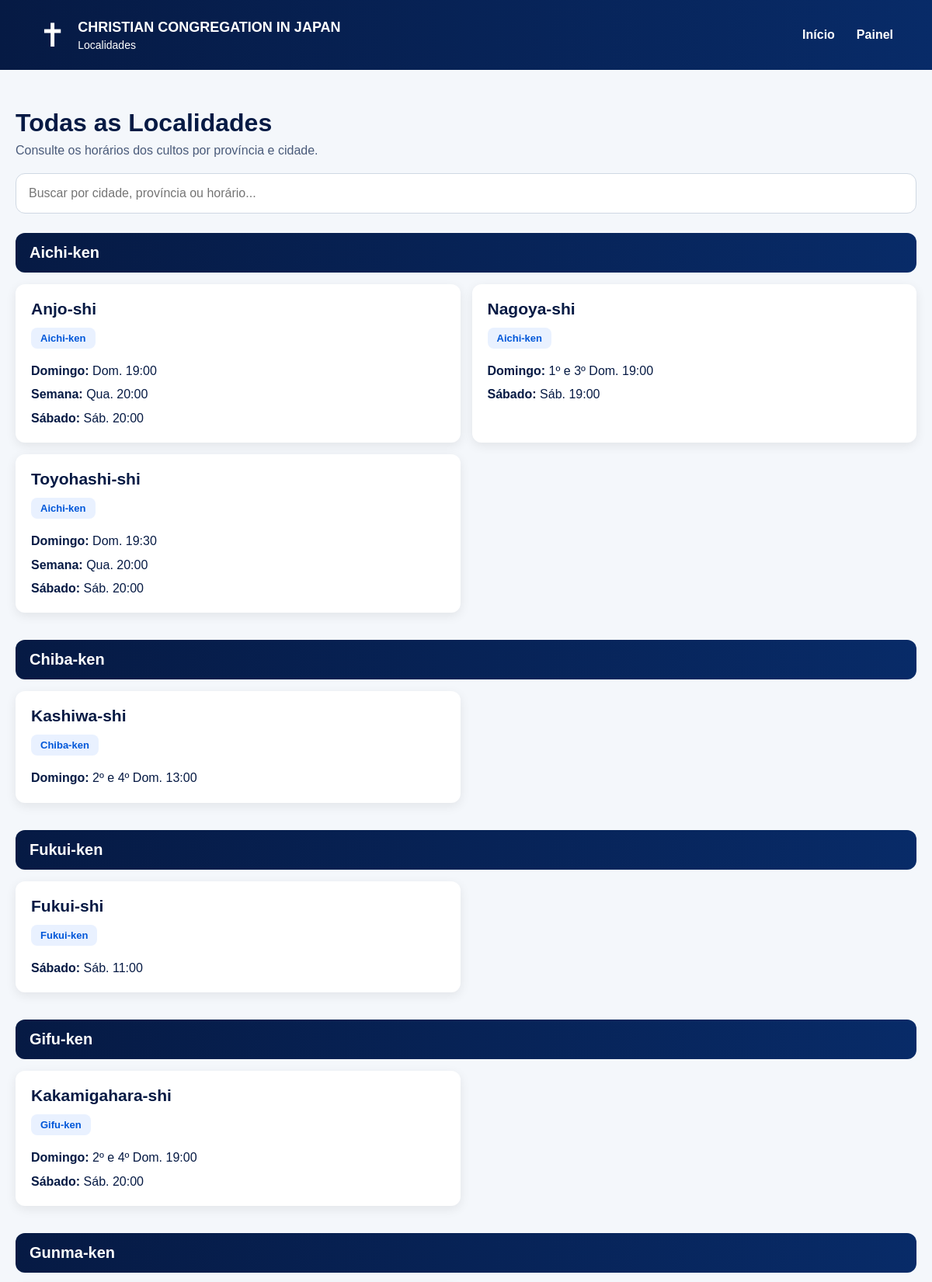
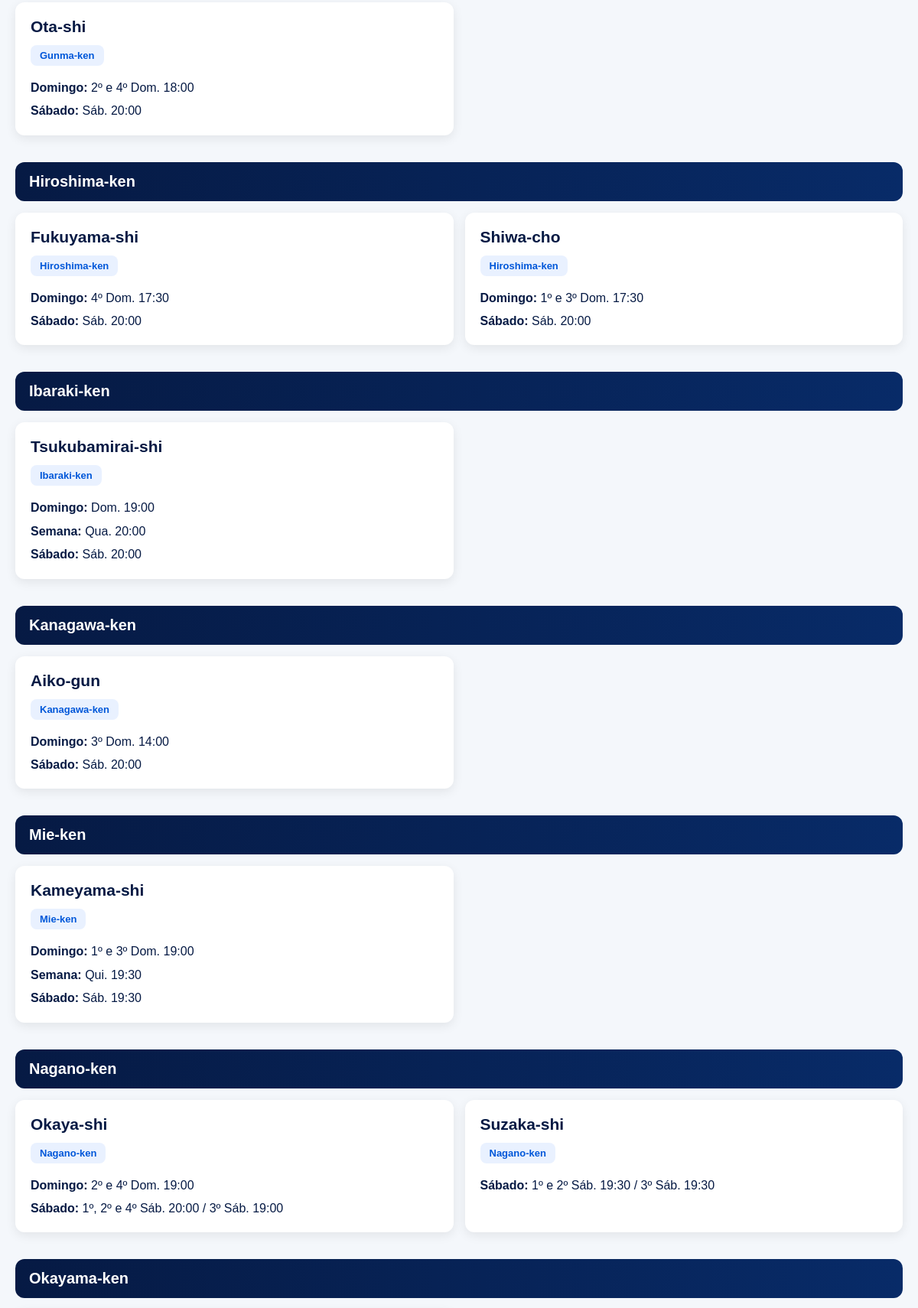
Page /localidades (upper part) on the committed database (2 pictures, top to bottom).
### tables this page shows
CREATE TABLE igrejas (
            id INTEGER PRIMARY KEY AUTOINCREMENT,
            estado TEXT NOT NULL,
            cidade TEXT NOT NULL,
            slug TEXT NOT NULL UNIQUE,
            culto_domingo TEXT,
            culto_semana TEXT,
            culto_sabado TEXT,
            rjm TEXT,
            endereco TEXT,
            cooperador TEXT,
            jovens TEXT
        , latitude TEXT, longitude TEXT);

### app.py (the view)
@app.route("/localidades")
def localidades():
    conn = conectar()
    igrejas = conn.execute("""
        SELECT *
        FROM igrejas
        ORDER BY estado, cidade
    """).fetchall()
    conn.close()
    igrejas = preparar_igrejas(igrejas)
    return render_template(
        "localidades.html",
        igrejas=igrejas
    )

### app.py (called while the page is built, shortened)
def conectar():
    conn = sqlite3.connect("avisos.db")
    conn.row_factory = sqlite3.Row
    return conn

def endereco_disponivel(endereco):
    return endereco and endereco.strip().lower() != "consultar o ministério"

def coordenadas_disponiveis(igreja):
    return igreja["latitude"] and igreja["longitude"]

def endereco_tem_municipio(endereco):
    return bool(re.search(r"\b[\wŌŪōū-]+-(shi|cho|chō|machi|gun)\b", endereco, re.IGNORECASE))

def montar_consulta_mapa(igreja, endereco):
    partes = [endereco.strip()]
    cidade = igreja["cidade"]
    estado = igreja["estado"]
    if cidade and cidade not in endereco and not endereco_tem_municipio(endereco):
        partes.append(cidade)
    if estado and estado not in endereco:
        partes.append(estado)
    partes.append("Japan")
    return ", ".join(partes)

def montar_links_mapa(igreja):
    endereco = igreja["endereco"]
    tem_coordenadas = coordenadas_disponiveis(igreja)
    if not tem_coordenadas and not endereco_disponivel(endereco):
        return []
    enderecos = [
        parte.strip()
        for parte in (endereco or "").split(" / ")
        if parte.strip()
    ]
    links = []
    for indice, endereco_item in enumerate(enderecos, start=1):
        consulta = montar_consulta_mapa(igreja, endereco_item)
        consulta_url = quote_plus(consulta)
        rotulo = "Endereço" if len(enderecos) == 1 else f"Local {indice}"
        links.append({
            "rotulo": rotulo,
            "consulta": consulta,
            "google": f"https://www.google.com/maps/dir/?api=1&destination={consulta_url}",
            "apple": f"https://maps.apple.com/?q={consulta_url}"
        })
    return links

def preparar_igreja(igreja):
    dados = dict(igreja)
    dados["mapa_links"] = montar_links_mapa(igreja)
    return dados

def preparar_igrejas(igrejas):
    return [preparar_igreja(igreja) for igreja in igrejas]

### templates/localidades.html (shortened to what this page needs)
<!DOCTYPE html>
<html lang="pt-br">
<head>
    <link rel="stylesheet"
          href="{{ url_for('static', filename='css/style.css') }}">
</head>
<body>
<header class="topo">
    <div class="logo">
        <div class="icone">✝</div>
        <div>
            <h1>CHRISTIAN CONGREGATION IN JAPAN</h1>
            <p>Localidades</p>
        </div>
    </div>
    <nav>
        <a href="{{ url_for('index') }}">Início</a>
        <a href="{{ url_for('admin') }}">Painel</a>
    </nav>
</header>
<main class="conteudo-localidades">
    <div class="cabecalho-localidades">
        <h1>Todas as Localidades</h1>
        <p>Consulte os horários dos cultos por província e cidade.</p>
    </div>
    <div class="busca-localidade">
        <input
            type="text"
            id="campoBusca"
            placeholder="Buscar por cidade, província ou horário..."
            onkeyup="filtrarLocalidades()"
        >
    </div>
    {% for grupo in igrejas|groupby("estado") %}
    <section class="grupo-estado">
        <h2 class="titulo-estado">{{ grupo.grouper }}</h2>
        <div class="grade-localidades">
            {% for igreja in grupo.list %}
            <a class="card-localidade link-card-localidade item-localidade"
               data-texto="{{ igreja['estado'] }} {{ igreja['cidade'] }} {{ igreja['culto_domingo'] }} {{ igreja['culto_semana'] }} {{ igreja['culto_sabado'] }}"
               href="{{ url_for('localidade', slug=igreja['slug']) }}">
                <div class="localidade-card-topo">
                    <h2>{{ igreja["cidade"] }}</h2>
                    <span class="estado">{{ igreja["estado"] }}</span>
                </div>
                <div class="dados-localidade">
                    {% if igreja["culto_domingo"] %}
                    <p>
                        <strong>Domingo:</strong>
                        {{ igreja["culto_domingo"] }}
                    </p>
                    {% endif %}
                    {% if igreja["culto_semana"] %}
                    <p>
                        <strong>Semana:</strong>
                        {{ igreja["culto_semana"] }}
                    </p>
                    {% endif %}
                    {% if igreja["culto_sabado"] %}
                    <p>
                        <strong>Sábado:</strong>
                        {{ igreja["culto_sabado"] }}
                    </p>
                    {% endif %}
                </div>
            </a>
            {% endfor %}
        </div>
    </section>
    {% else %}
    <div class="card-localidade">
        <h2>Nenhuma localidade cadastrada</h2>
    </div>
    {% endfor %}
</main>
</body>
</html>

### static/css/style.css (style rules this page uses)
* { margin: 0; padding: 0; box-sizing: border-box; }
html { scroll-behavior: smooth; }
body { font-family: Arial, Helvetica, sans-serif; background: #f4f7fb; color: #061a44; }
.topo { background: linear-gradient(90deg, #061a44, #082b68); color: white; min-height: 90px; padding: 0 50px; display: flex; justify-content: space-between; align-items: center; }
.logo { display: flex; align-items: center; gap: 15px; }
.icone { font-size: 42px; }
.logo h1 { font-size: 18px; font-weight: 800; }
.logo p { font-size: 14px; margin-top: 4px; }
nav { display: flex; align-items: center; gap: 28px; }
nav a { color: white; text-decoration: none; font-weight: 600; }
.conteudo-localidades { max-width: 1200px; margin: 40px auto; padding: 20px; }
.conteudo-localidades h1 { margin-bottom: 25px; }
.card-localidade { background: white; padding: 20px; border-radius: 12px; margin-bottom: 15px; box-shadow: 0 4px 14px rgba(0,0,0,0.08); }
.estado { display: inline-block; background: #e9f1ff; color: #0057d9; padding: 6px 12px; border-radius: 8px; margin: 10px 0; font-size: 13px; font-weight: bold; }
.dados-localidade p { margin-top: 8px; }
.link-card-localidade { display: block; color: inherit; text-decoration: none; }
.conteudo-localidades { max-width: 1200px; margin: 30px auto; padding: 20px; }
.cabecalho-localidades { margin-bottom: 20px; }
.cabecalho-localidades h1 { font-size: 32px; margin-bottom: 8px; }
.cabecalho-localidades p { color: #4a5b7a; }
.busca-localidade { margin-bottom: 25px; }
.busca-localidade input { width: 100%; padding: 16px; border: 1px solid #cfd8e3; border-radius: 12px; font-size: 16px; outline: none; }
.grupo-estado { margin-bottom: 35px; }
.titulo-estado { background: linear-gradient(90deg, #061a44, #082b68); color: white; padding: 14px 18px; border-radius: 12px; font-size: 20px; margin-bottom: 15px; }
.grade-localidades { display: grid; grid-template-columns: repeat(2, 1fr); gap: 15px; }
.card-localidade { background: white; padding: 20px; border-radius: 12px; margin-bottom: 0; box-shadow: 0 4px 14px rgba(0,0,0,0.08); }
.link-card-localidade { display: block; color: inherit; text-decoration: none; transition: 0.2s ease; }
.localidade-card-topo { display: flex; flex-direction: column; gap: 8px; }
.localidade-card-topo h2 { font-size: 21px; }
.estado { display: inline-block; width: fit-content; background: #e9f1ff; color: #0057d9; padding: 6px 12px; border-radius: 8px; margin: 4px 0 10px 0; font-size: 13px; font-weight: bold; }
.dados-localidade p { margin-top: 8px; line-height: 1.4; }

### rows in the picture
igrejas: grouper "Aichi-ken", cidade "Anjo-shi", estado "Aichi-ken", culto_domingo "Dom. 19:00", culto_semana "Qua. 20:00", culto_sabado "Sáb. 20:00"
igrejas: cidade "Nagoya-shi", estado "Aichi-ken", culto_domingo "1º e 3º Dom. 19:00", culto_sabado "Sáb. 19:00"
igrejas: cidade "Toyohashi-shi", estado "Aichi-ken", culto_domingo "Dom. 19:30", culto_semana "Qua. 20:00", culto_sabado "Sáb. 20:00"
igrejas: grouper "Chiba-ken", cidade "Kashiwa-shi", estado "Chiba-ken", culto_domingo "2º e 4º Dom. 13:00"
igrejas: grouper "Fukui-ken", cidade "Fukui-shi", estado "Fukui-ken", culto_sabado "Sáb. 11:00"
igrejas: grouper "Gifu-ken", cidade "Kakamigahara-shi", estado "Gifu-ken", culto_domingo "2º e 4º Dom. 19:00", culto_sabado "Sáb. 20:00"
igrejas: grouper "Gunma-ken", cidade "Ota-shi", estado "Gunma-ken", culto_domingo "2º e 4º Dom. 18:00", culto_sabado "Sáb. 20:00"
igrejas: grouper "Hiroshima-ken", cidade "Fukuyama-shi", estado "Hiroshima-ken", culto_domingo "4º Dom. 17:30", culto_sabado "Sáb. 20:00"
igrejas: cidade "Shiwa-cho", estado "Hiroshima-ken", culto_domingo "1º e 3º Dom. 17:30", culto_sabado "Sáb. 20:00"
igrejas: grouper "Ibaraki-ken", cidade "Tsukubamirai-shi", estado "Ibaraki-ken", culto_domingo "Dom. 19:00", culto_semana "Qua. 20:00", culto_sabado "Sáb. 20:00"
igrejas: grouper "Kanagawa-ken", cidade "Aiko-gun", estado "Kanagawa-ken", culto_domingo "3º Dom. 14:00", culto_sabado "Sáb. 20:00"
igrejas: grouper "Mie-ken", cidade "Kameyama-shi", estado "Mie-ken", culto_domingo "1º e 3º Dom. 19:00", culto_semana "Qui. 19:30", culto_sabado "Sáb. 19:30"
igrejas: grouper "Nagano-ken", cidade "Okaya-shi", estado "Nagano-ken", culto_domingo "2º e 4º Dom. 19:00", culto_sabado "1º, 2º e 4º Sáb. 20:00 / 3º Sáb. 19:00"
igrejas: cidade "Suzaka-shi", estado "Nagano-ken", culto_sabado "1º e 2º Sáb. 19:30 / 3º Sáb. 19:30"
igrejas: grouper "Okayama-ken"
